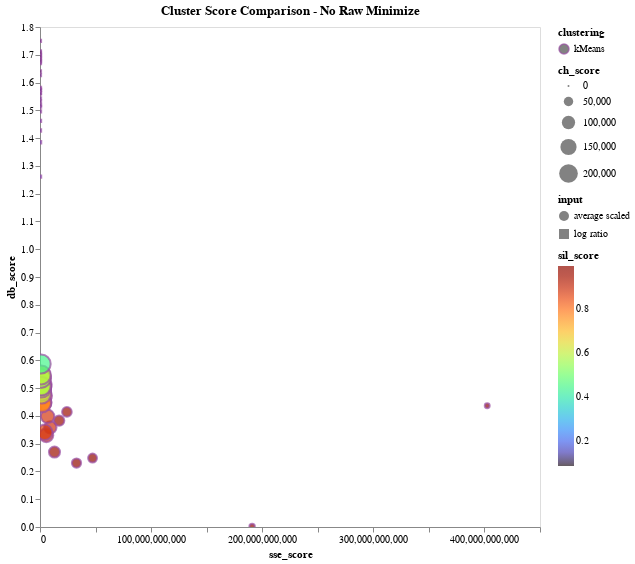

Notebook code cell kept with this figure:
### Code cell
# Data: Average Scaled, Log Ratio Scaled
data = df_kmeans_noRaw_metrics
domain = ['kMeans']
title = "Cluster Score Comparison - No Raw Minimize"

# Minimize position (left corner)
x_axis = 'sse_score:Q'
y_axis = 'db_score:Q'
    
# Maximize size and gradient
size = 'ch_score:Q'
gradient = 'sil_score:Q'

plot_comparison_plot(data, domain, title, x_axis, y_axis, size, gradient)

### Figure 1 — Vega-Lite specification as saved in the notebook (floating-point values rounded to 4 significant figures)
{"config": {"view": {"continuousWidth": 400, "continuousHeight": 300}, "axis": {"grid": false}}, "data": {"name": "data-50235db2b83b78d79e888eedd80534c2"}, "mark": {"type": "point", "strokeOpacity": 1.0}, "encoding": {"color": {"type": "nominal", "field": "clustering", "scale": {"domain": ["kMeans"], "range": ["#984EA3", "#F58517"]}}, "fill": {"type": "quantitative", "field": "sil_score", "scale": {"scheme": "turbo"}}, "shape": {"type": "nominal", "field": "input"}, "size": {"type": "quantitative", "field": "ch_score"}, "tooltip": [{"type": "nominal", "field": "input"}, {"type": "nominal", "field": "clustering"}, {"type": "nominal", "field": "n_clusters"}, {"type": "quantitative", "field": "sse_score"}, {"type": "quantitative", "field": "db_score"}, {"type": "quantitative", "field": "ch_score"}, {"type": "quantitative", "field": "sil_score"}], "x": {"type": "quantitative", "field": "sse_score"}, "y": {"type": "quantitative", "field": "db_score"}}, "height": 500, "selection": {"selector015": {"type": "interval", "bind": "scales", "encodings": ["x", "y"]}}, "title": "Cluster Score Comparison - No Raw Minimize", "width": 500, "$schema": "https://vega.github.io/schema/vega-lite/v4.8.1.json", "datasets": {"data-50235db2b83b78d79e888eedd80534c2": [{"input": "log ratio", "clustering": "kMeans", "sil_score": 0.7265, "sse_score": 119100.0, "ch_score": 1417.0, "db_score": 0.4276, "n_clusters": 2}, {"input": "log ratio", "clustering": "kMeans", "sil_score": 0.1788, "sse_score": 98880.0, "ch_score": 1282.0, "db_score": 1.385, "n_clusters": 3}, {"input": "log ratio", "clustering": "kMeans", "sil_score": 0.182, "sse_score": 89580.0, "ch_score": 1089.0, "db_score": 1.261, "n_clusters": 4}, {"input": "log ratio", "clustering": "kMeans", "sil_score": 0.1502, "sse_score": 82600.0, "ch_score": 974.4, "db_score": 1.514, "n_clusters": 5}, {"input": "log ratio", "clustering": "kMeans", "sil_score": 0.1523, "sse_score": 76260.0, "ch_score": 914.1, "db_score": 1.462, "n_clusters": 6}, {"input": "log ratio", "clustering": "kMeans", "sil_score": 0.124, "sse_score": 71830.0, "ch_score": 851.8, "db_score": 1.497, "n_clusters": 7}, {"input": "log ratio", "clustering": "kMeans", "sil_score": 0.1305, "sse_score": 68250.0, "ch_score": 799.7, "db_score": 1.428, "n_clusters": 8}, {"input": "log ratio", "clustering": "kMeans", "sil_score": 0.1179, "sse_score": 65870.0, "ch_score": 743.9, "db_score": 1.52, "n_clusters": 9}, {"input": "log ratio", "clustering": "kMeans", "sil_score": 0.1289, "sse_score": 63970.0, "ch_score": 694.5, "db_score": 1.543, "n_clusters": 10}, {"input": "log ratio", "clustering": "kMeans", "sil_score": 0.1124, "sse_score": 62240.0, "ch_score": 653.9, "db_score": 1.532, "n_clusters": 11}, {"input": "log ratio", "clustering": "kMeans", "sil_score": 0.1177, "sse_score": 60420.0, "ch_score": 623.9, "db_score": 1.581, "n_clusters": 12}, {"input": "log ratio", "clustering": "kMeans", "sil_score": 0.1173, "sse_score": 58900.0, "ch_score": 595.5, "db_score": 1.563, "n_clusters": 13}, {"input": "log ratio", "clustering": "kMeans", "sil_score": 0.1109, "sse_score": 57840.0, "ch_score": 565.5, "db_score": 1.575, "n_clusters": 14}, {"input": "log ratio", "clustering": "kMeans", "sil_score": 0.1138, "sse_score": 56460.0, "ch_score": 545.2, "db_score": 1.574, "n_clusters": 15}, {"input": "log ratio", "clustering": "kMeans", "sil_score": 0.1113, "sse_score": 55430.0, "ch_score": 523.4, "db_score": 1.561, "n_clusters": 16}, {"input": "log ratio", "clustering": "kMeans", "sil_score": 0.104, "sse_score": 54700.0, "ch_score": 500.5, "db_score": 1.75, "n_clusters": 17}, {"input": "log ratio", "clustering": "kMeans", "sil_score": 0.1176, "sse_score": 53500.0, "ch_score": 487.1, "db_score": 1.627, "n_clusters": 18}, {"input": "log ratio", "clustering": "kMeans", "sil_score": 0.109, "sse_score": 52550.0, "ch_score": 472.4, "db_score": 1.67, "n_clusters": 19}, {"input": "log ratio", "clustering": "kMeans", "sil_score": 0.1022, "sse_score": 51770.0, "ch_score": 457.5, "db_score": 1.675, "n_clusters": 20}, {"input": "log ratio", "clustering": "kMeans", "sil_score": 0.09992, "sse_score": 51270.0, "ch_score": 440.8, "db_score": 1.712, "n_clusters": 21}, {"input": "log ratio", "clustering": "kMeans", "sil_score": 0.08835, "sse_score": 50700.0, "ch_score": 426.7, "db_score": 1.64, "n_clusters": 22}, {"input": "log ratio", "clustering": "kMeans", "sil_score": 0.09442, "sse_score": 49970.0, "ch_score": 416.0, "db_score": 1.684, "n_clusters": 23}, {"input": "log ratio", "clustering": "kMeans", "sil_score": 0.09226, "sse_score": 49360.0, "ch_score": 404.9, "db_score": 1.701, "n_clusters": 24}, {"input": "log ratio", "clustering": "kMeans", "sil_score": 0.09361, "sse_score": 48460.0, "ch_score": 398.4, "db_score": 1.687, "n_clusters": 25}, {"input": "log ratio", "clustering": "kMeans", "sil_score": 0.09057, "sse_score": 47960.0, "ch_score": 388.1, "db_score": 1.699, "n_clusters": 26}, {"input": "log ratio", "clustering": "kMeans", "sil_score": 0.09198, "sse_score": 47360.0, "ch_score": 379.8, "db_score": 1.695, "n_clusters": 27}, {"input": "log ratio", "clustering": "kMeans", "sil_score": 0.09352, "sse_score": 47190.0, "ch_score": 367.6, "db_score": 1.679, "n_clusters": 28}, {"input": "log ratio", "clustering": "kMeans", "sil_score": 0.08728, "sse_score": 46630.0, "ch_score": 360.4, "db_score": 1.708, "n_clusters": 29}, {"input": "average scaled", "clustering": "kMeans", "sil_score": 0.9977, "sse_score": 402500000000.0, "ch_score": 11690.0, "db_score": 0.4366, "n_clusters": 2}, {"input": "average scaled", "clustering": "kMeans", "sil_score": 0.9968, "sse_score": 190900000000.0, "ch_score": 14650.0, "db_score": 0.00169, "n_clusters": 3}, {"input": "average scaled", "clustering": "kMeans", "sil_score": 0.9932, "sse_score": 47300000000.0, "ch_score": 43660.0, "db_score": 0.2482, "n_clusters": 4}, {"input": "average scaled", "clustering": "kMeans", "sil_score": 0.9917, "sse_score": 32870000000.0, "ch_score": 47580.0, "db_score": 0.2302, "n_clusters": 5}, {"input": "average scaled", "clustering": "kMeans", "sil_score": 0.9647, "sse_score": 24220000000.0, "ch_score": 51950.0, "db_score": 0.4144, "n_clusters": 6}, {"input": "average scaled", "clustering": "kMeans", "sil_score": 0.9646, "sse_score": 17200000000.0, "ch_score": 61240.0, "db_score": 0.383, "n_clusters": 7}, {"input": "average scaled", "clustering": "kMeans", "sil_score": 0.9679, "sse_score": 13040000000.0, "ch_score": 69410.0, "db_score": 0.2698, "n_clusters": 8}, {"input": "average scaled", "clustering": "kMeans", "sil_score": 0.8923, "sse_score": 9339000000.0, "ch_score": 84980.0, "db_score": 0.3586, "n_clusters": 9}, {"input": "average scaled", "clustering": "kMeans", "sil_score": 0.8832, "sse_score": 6817000000.0, "ch_score": 103600.0, "db_score": 0.3983, "n_clusters": 10}, {"input": "average scaled", "clustering": "kMeans", "sil_score": 0.8852, "sse_score": 5662000000.0, "ch_score": 112300.0, "db_score": 0.3307, "n_clusters": 11}, {"input": "average scaled", "clustering": "kMeans", "sil_score": 0.882, "sse_score": 4307000000.0, "ch_score": 134300.0, "db_score": 0.341, "n_clusters": 12}, {"input": "average scaled", "clustering": "kMeans", "sil_score": 0.835, "sse_score": 3726000000.0, "ch_score": 142400.0, "db_score": 0.4723, "n_clusters": 13}, {"input": "average scaled", "clustering": "kMeans", "sil_score": 0.8193, "sse_score": 3260000000.0, "ch_score": 150200.0, "db_score": 0.5127, "n_clusters": 14}, {"input": "average scaled", "clustering": "kMeans", "sil_score": 0.8553, "sse_score": 2842000000.0, "ch_score": 160000.0, "db_score": 0.4475, "n_clusters": 15}, {"input": "average scaled", "clustering": "kMeans", "sil_score": 0.7525, "sse_score": 2510000000.0, "ch_score": 169100.0, "db_score": 0.5049, "n_clusters": 16}, {"input": "average scaled", "clustering": "kMeans", "sil_score": 0.7546, "sse_score": 2261000000.0, "ch_score": 176000.0, "db_score": 0.4489, "n_clusters": 17}, {"input": "average scaled", "clustering": "kMeans", "sil_score": 0.7827, "sse_score": 2179000000.0, "ch_score": 171900.0, "db_score": 0.499, "n_clusters": 18}, {"input": "average scaled", "clustering": "kMeans", "sil_score": 0.7828, "sse_score": 1930000000.0, "ch_score": 183200.0, "db_score": 0.4451, "n_clusters": 19}, {"input": "average scaled", "clustering": "kMeans", "sil_score": 0.6576, "sse_score": 1773000000.0, "ch_score": 189000.0, "db_score": 0.488, "n_clusters": 20}, {"input": "average scaled", "clustering": "kMeans", "sil_score": 0.6113, "sse_score": 1650000000.0, "ch_score": 192800.0, "db_score": 0.4776, "n_clusters": 21}, {"input": "average scaled", "clustering": "kMeans", "sil_score": 0.5911, "sse_score": 1527000000.0, "ch_score": 198400.0, "db_score": 0.4994, "n_clusters": 22}, {"input": "average scaled", "clustering": "kMeans", "sil_score": 0.5907, "sse_score": 1442000000.0, "ch_score": 200600.0, "db_score": 0.5088, "n_clusters": 23}, {"input": "average scaled", "clustering": "kMeans", "sil_score": 0.5869, "sse_score": 1398000000.0, "ch_score": 197900.0, "db_score": 0.5429, "n_clusters": 24}, {"input": "average scaled", "clustering": "kMeans", "sil_score": 0.5865, "sse_score": 1332000000.0, "ch_score": 198900.0, "db_score": 0.5336, "n_clusters": 25}, {"input": "average scaled", "clustering": "kMeans", "sil_score": 0.5867, "sse_score": 1278000000.0, "ch_score": 199000.0, "db_score": 0.5065, "n_clusters": 26}, {"input": "average scaled", "clustering": "kMeans", "sil_score": 0.569, "sse_score": 1187000000.0, "ch_score": 205900.0, "db_score": 0.5358, "n_clusters": 27}, {"input": "average scaled", "clustering": "kMeans", "sil_score": 0.5926, "sse_score": 1134000000.0, "ch_score": 207500.0, "db_score": 0.5474, "n_clusters": 28}, {"input": "average scaled", "clustering": "kMeans", "sil_score": 0.4473, "sse_score": 1095000000.0, "ch_score": 207200.0, "db_score": 0.5867, "n_clusters": 29}]}}
